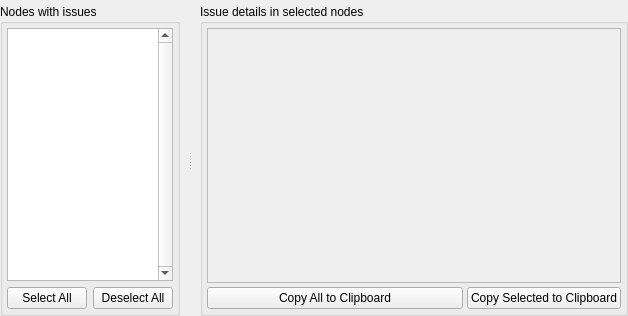
<?xml version="1.0" encoding="UTF-8"?>
<ui version="4.0">
 <class>Form</class>
 <widget class="QWidget" name="Form">
  <property name="geometry">
   <rect>
    <x>0</x>
    <y>0</y>
    <width>600</width>
    <height>316</height>
   </rect>
  </property>
  <property name="windowTitle">
   <string>Form</string>
  </property>
  <layout class="QVBoxLayout" name="verticalLayout">
   <property name="spacing">
    <number>0</number>
   </property>
   <property name="leftMargin">
    <number>0</number>
   </property>
   <property name="topMargin">
    <number>4</number>
   </property>
   <property name="rightMargin">
    <number>0</number>
   </property>
   <property name="bottomMargin">
    <number>0</number>
   </property>
   <item>
    <widget class="QSplitter" name="splitter">
     <property name="frameShape">
      <enum>QFrame::NoFrame</enum>
     </property>
     <property name="lineWidth">
      <number>1</number>
     </property>
     <property name="midLineWidth">
      <number>0</number>
     </property>
     <property name="orientation">
      <enum>Qt::Horizontal</enum>
     </property>
     <property name="opaqueResize">
      <bool>true</bool>
     </property>
     <property name="handleWidth">
      <number>20</number>
     </property>
     <property name="childrenCollapsible">
      <bool>false</bool>
     </property>
     <widget class="QGroupBox" name="groupBox">
      <property name="sizePolicy">
       <sizepolicy hsizetype="Preferred" vsizetype="Preferred">
        <horstretch>1</horstretch>
        <verstretch>0</verstretch>
       </sizepolicy>
      </property>
      <property name="title">
       <string>Nodes with issues</string>
      </property>
      <property name="checkable">
       <bool>false</bool>
      </property>
      <layout class="QVBoxLayout" name="verticalLayout_2">
       <property name="leftMargin">
        <number>4</number>
       </property>
       <property name="topMargin">
        <number>4</number>
       </property>
       <property name="rightMargin">
        <number>4</number>
       </property>
       <property name="bottomMargin">
        <number>4</number>
       </property>
       <item>
        <widget class="QListWidget" name="report_errorlist_listWidget">
         <property name="verticalScrollBarPolicy">
          <enum>Qt::ScrollBarAlwaysOn</enum>
         </property>
         <property name="horizontalScrollBarPolicy">
          <enum>Qt::ScrollBarAsNeeded</enum>
         </property>
         <property name="selectionMode">
          <enum>QAbstractItemView::ExtendedSelection</enum>
         </property>
        </widget>
       </item>
       <item>
        <layout class="QHBoxLayout" name="horizontalLayout_2">
         <property name="topMargin">
          <number>0</number>
         </property>
         <item>
          <widget class="QPushButton" name="nodes_selectall_button">
           <property name="text">
            <string>Select All</string>
           </property>
          </widget>
         </item>
         <item>
          <widget class="QPushButton" name="nodes_deselectall_button">
           <property name="text">
            <string>Deselect All</string>
           </property>
          </widget>
         </item>
        </layout>
       </item>
      </layout>
     </widget>
     <widget class="QGroupBox" name="reportdetails_groupBox">
      <property name="sizePolicy">
       <sizepolicy hsizetype="Preferred" vsizetype="Preferred">
        <horstretch>6</horstretch>
        <verstretch>0</verstretch>
       </sizepolicy>
      </property>
      <property name="title">
       <string>Issue details in selected nodes</string>
      </property>
      <layout class="QVBoxLayout" name="verticalLayout_3">
       <property name="spacing">
        <number>4</number>
       </property>
       <property name="leftMargin">
        <number>4</number>
       </property>
       <property name="topMargin">
        <number>4</number>
       </property>
       <property name="rightMargin">
        <number>4</number>
       </property>
       <property name="bottomMargin">
        <number>4</number>
       </property>
       <item>
        <widget class="QScrollArea" name="reportdetails_scrollArea">
         <property name="widgetResizable">
          <bool>true</bool>
         </property>
         <widget class="QWidget" name="reportdetails_scrollAreaWidgetContents">
          <property name="geometry">
           <rect>
            <x>0</x>
            <y>0</y>
            <width>400</width>
            <height>258</height>
           </rect>
          </property>
          <layout class="QVBoxLayout" name="verticalLayout_5">
           <property name="spacing">
            <number>0</number>
           </property>
           <property name="leftMargin">
            <number>0</number>
           </property>
           <property name="topMargin">
            <number>0</number>
           </property>
           <property name="rightMargin">
            <number>0</number>
           </property>
           <property name="bottomMargin">
            <number>0</number>
           </property>
           <item>
            <layout class="QVBoxLayout" name="reportdetails_contents_vbox"/>
           </item>
           <item>
            <spacer name="verticalSpacer">
             <property name="orientation">
              <enum>Qt::Vertical</enum>
             </property>
             <property name="sizeHint" stdset="0">
              <size>
               <width>20</width>
               <height>40</height>
              </size>
             </property>
            </spacer>
           </item>
          </layout>
         </widget>
        </widget>
       </item>
       <item>
        <layout class="QHBoxLayout" name="horizontalLayout" stretch="3,1">
         <property name="topMargin">
          <number>0</number>
         </property>
         <item>
          <widget class="QPushButton" name="details_copytocb_button">
           <property name="minimumSize">
            <size>
             <width>256</width>
             <height>0</height>
            </size>
           </property>
           <property name="text">
            <string>Copy All to Clipboard</string>
           </property>
          </widget>
         </item>
         <item>
          <widget class="QPushButton" name="details_copyselectedtocb_button">
           <property name="text">
            <string>Copy Selected to Clipboard</string>
           </property>
          </widget>
         </item>
        </layout>
       </item>
      </layout>
     </widget>
    </widget>
   </item>
  </layout>
 </widget>
 <resources/>
 <connections/>
</ui>
